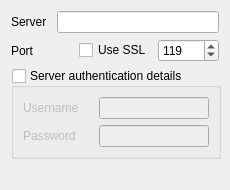
<ui version="4.0" >
 <class>ServerSettings</class>
 <widget class="QWidget" name="ServerSettings" >
  <property name="windowModality" >
   <enum>Qt::NonModal</enum>
  </property>
  <property name="geometry" >
   <rect>
    <x>0</x>
    <y>0</y>
    <width>230</width>
    <height>190</height>
   </rect>
  </property>
  <property name="minimumSize" >
   <size>
    <width>230</width>
    <height>190</height>
   </size>
  </property>
  <property name="windowTitle" >
   <string>Server Settings</string>
  </property>
  <layout class="QVBoxLayout" name="verticalLayout_2" >
   <item>
    <layout class="QHBoxLayout" name="horizontalLayout_3" >
     <item>
      <widget class="QLabel" name="label" >
       <property name="minimumSize" >
        <size>
         <width>40</width>
         <height>20</height>
        </size>
       </property>
       <property name="text" >
        <string>Server</string>
       </property>
       <property name="buddy" >
        <cstring>kcfg_server</cstring>
       </property>
      </widget>
     </item>
     <item>
      <widget class="QLineEdit" name="kcfg_server" >
       <property name="toolTip" >
        <string>Server address</string>
       </property>
       <property name="whatsThis" >
        <string>Address of the NNTP server</string>
       </property>
      </widget>
     </item>
    </layout>
   </item>
   <item>
    <layout class="QHBoxLayout" name="horizontalLayout_4" >
     <item>
      <widget class="QLabel" name="label_2" >
       <property name="minimumSize" >
        <size>
         <width>40</width>
         <height>20</height>
        </size>
       </property>
       <property name="text" >
        <string>Port</string>
       </property>
       <property name="buddy" >
        <cstring>kcfg_port</cstring>
       </property>
      </widget>
     </item>
     <item>
      <widget class="QCheckBox" name="kcfg_ssl" >
       <property name="toolTip" >
        <string>Use Secure Socket Layer for connection.</string>
       </property>
       <property name="whatsThis" >
        <string>Use SSL encryption to connect to the server.</string>
       </property>
       <property name="text" >
        <string>Use SSL</string>
       </property>
      </widget>
     </item>
     <item>
      <widget class="QSpinBox" name="kcfg_port" >
       <property name="toolTip" >
        <string>Server port</string>
       </property>
       <property name="whatsThis" >
        <string>Port used to connect to the NNTP server</string>
       </property>
       <property name="maximum" >
        <number>65535</number>
       </property>
       <property name="value" >
        <number>119</number>
       </property>
      </widget>
     </item>
    </layout>
   </item>
   <item>
    <widget class="QGroupBox" name="kcfg_authentication" >
     <property name="sizePolicy" >
      <sizepolicy vsizetype="Expanding" hsizetype="Expanding" >
       <horstretch>0</horstretch>
       <verstretch>0</verstretch>
      </sizepolicy>
     </property>
     <property name="minimumSize" >
      <size>
       <width>210</width>
       <height>0</height>
      </size>
     </property>
     <property name="toolTip" >
      <string>Authentication information</string>
     </property>
     <property name="whatsThis" >
      <string>Check this if the NNTP server requires authentication</string>
     </property>
     <property name="title" >
      <string>Server authentication details</string>
     </property>
     <property name="checkable" >
      <bool>true</bool>
     </property>
     <property name="checked" >
      <bool>false</bool>
     </property>
     <layout class="QVBoxLayout" name="verticalLayout" >
      <item>
       <layout class="QHBoxLayout" name="horizontalLayout" >
        <item>
         <widget class="QLabel" name="label_3" >
          <property name="minimumSize" >
           <size>
            <width>70</width>
            <height>20</height>
           </size>
          </property>
          <property name="text" >
           <string>Username</string>
          </property>
          <property name="buddy" >
           <cstring>kcfg_username</cstring>
          </property>
         </widget>
        </item>
        <item>
         <widget class="QLineEdit" name="kcfg_username" >
          <property name="toolTip" >
           <string>Username for authentication</string>
          </property>
          <property name="whatsThis" >
           <string>Username used for authenticating with the NNTP server</string>
          </property>
         </widget>
        </item>
       </layout>
      </item>
      <item>
       <layout class="QHBoxLayout" name="horizontalLayout_2" >
        <item>
         <widget class="QLabel" name="label_4" >
          <property name="minimumSize" >
           <size>
            <width>70</width>
            <height>20</height>
           </size>
          </property>
          <property name="text" >
           <string>Password</string>
          </property>
          <property name="buddy" >
           <cstring>kcfg_password</cstring>
          </property>
         </widget>
        </item>
        <item>
         <widget class="QLineEdit" name="kcfg_password" >
          <property name="toolTip" >
           <string>Password for authentication</string>
          </property>
          <property name="whatsThis" >
           <string>Password used for authenticating with the NNTP server</string>
          </property>
          <property name="echoMode" >
           <enum>QLineEdit::Password</enum>
          </property>
         </widget>
        </item>
       </layout>
      </item>
     </layout>
    </widget>
   </item>
   <item>
    <spacer name="verticalSpacer" >
     <property name="orientation" >
      <enum>Qt::Vertical</enum>
     </property>
     <property name="sizeHint" stdset="0" >
      <size>
       <width>20</width>
       <height>4</height>
      </size>
     </property>
    </spacer>
   </item>
  </layout>
 </widget>
 <resources/>
 <connections/>
</ui>
